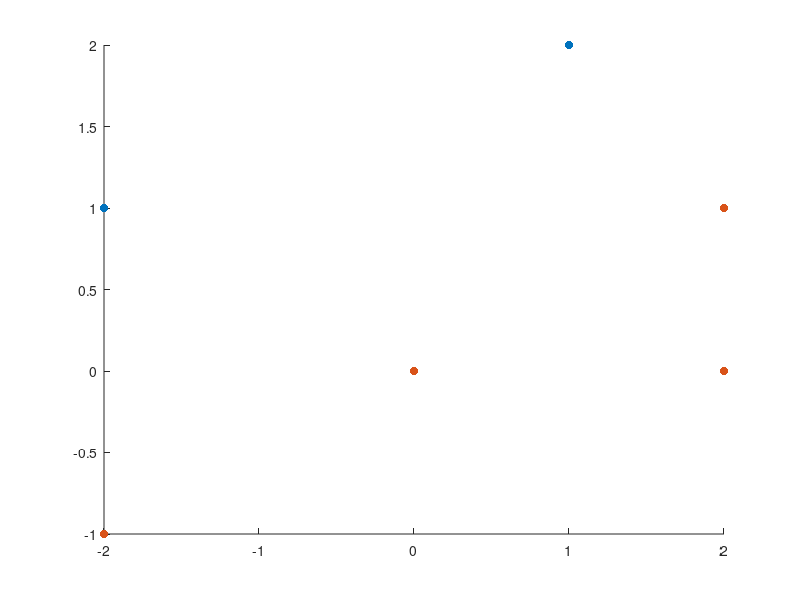

Recreate this plot in MATLAB. (Note: this script raises an error after producing the figure.)
clear;
close all;
clc;

X     = [1 1 1 1 1 1; -2 1 0 -2 2 2; 1 2 0 -1 0 1];
y     = [-1 -1 1 1 1 1];
w_ini = [1 1 1]';
rho   = 1;

% figure('Name','Task A: Perceptron 2d');
hold on;
scatter(X(2,1:2),X(3,1:2),'filled');
scatter(X(2,3:6),X(3,3:6),'filled');
[w,iter,error]=my_perce(X,y,w_ini,rho);
hold off;
